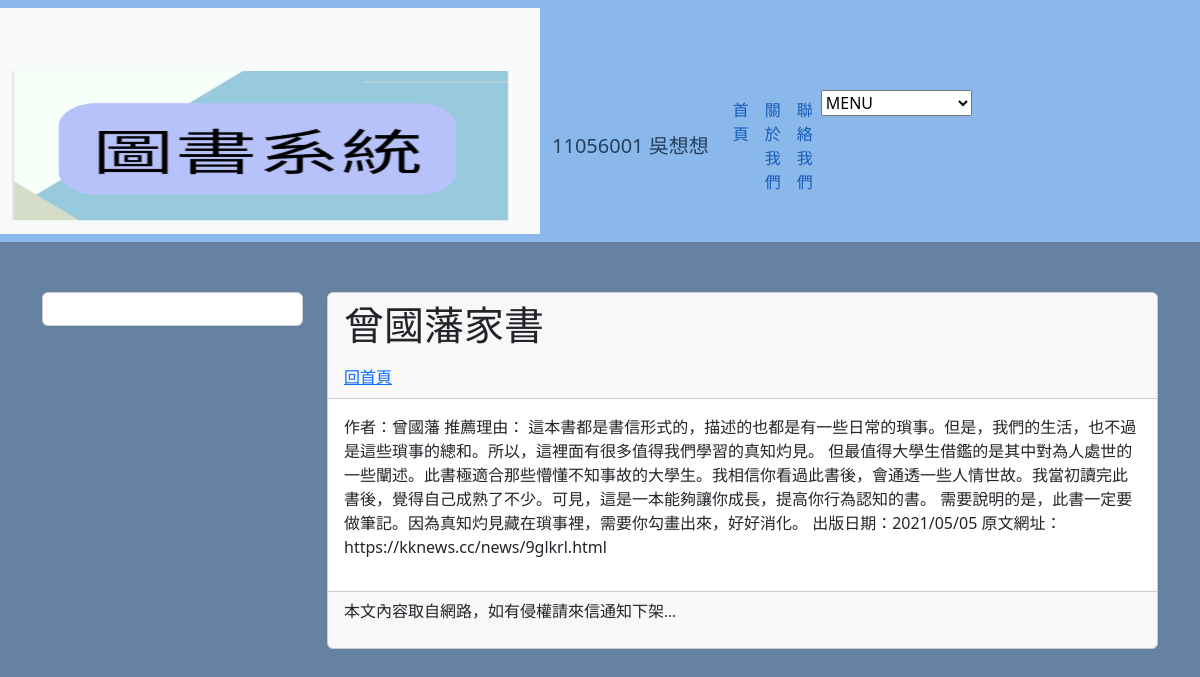
Screenshot of /post/3/ with the database file from the repository.
### book/models.py (models this page shows, shortened)
class Postbb(models.Model):
    title = models.CharField(max_length=200)
    slug = models.SlugField()  # 确保slug字段是SlugField类型
    body = models.TextField()  # 确保body字段是TextField类型
    pub_date = models.DateTimeField(auto_now_add=True)
    class Meta:
        ordering = ('-pub_date', )

### book/views.py (the view)
# urls.py: path('post/<slug:slug>/', showpost, name="showpost")
def showpost(request, slug):
    try:
        postbb = Postbb.objects.get(slug=slug)
        if postbb != None:
            return render(request, 'post.html', locals())
        else:
            return redirect("/")
    except:
        return redirect("/")

### templates/post.html (shortened to what this page needs)
{% extends "base2.html" %}
{% block headmessage %}
<a style='font-family:微軟正黑體;' href='/'>回首頁</a>
{% endblock headmessage %}

### templates/base2.html (shortened to what this page needs)
<!DOCTYPE html>
<html lang="en">
<head>
    <link href="https://cdn.jsdelivr.net/npm/bootstrap@5.3.2/dist/css/bootstrap.min.css" rel="stylesheet">
</head>
<body>
    <nav class="navbar navbar-expand-lg navbar-dark" >
        <nav class="navbar navbar-expand-lg navbar-light bg-light">
            <div class="container">
                <a class="navbar-brand" href="#">
                    <img src="/static/images/abcd.jpg" width="500" height="150" class="d-inline-block align-top" alt="Navbar Logo">
                </a>
            </nav>
        <div class="container">
            <a class="navbar-brand" href="#">11056001 吳想想</a>
            <div class="collapse navbar-collapse" id="navbarNav">
                <ul class="navbar-nav ml-auto">
                    <li class="nav-item">
                        <a class="nav-link" href="/">首頁</a>
                    </li>
                    <li class="nav-item">
                        <a class="nav-link" href="#">關於我們</a>
                    </li>
                    <li class="nav-item">
                        <a class="nav-link" href="#">聯絡我們</a>
                    </li>
                    <div class="nav-item">
                    <li class="nav-item ml-auto">
                        <select id="pages" class="custom-select" onchange="window.location.href=this.value;">
                            <option value="">MENU</option>
                        </select>
                    </li>
                    </div>
                    <div class="container">
                    </div>
                </ul>
            </div>
        </div>
    </nav>
    <div class="container">
        <div class="row">
            <div class="col-sm-12 col-md-3">
                <div class="card">
                    <div class="card-body">
                    </div>
                </div>
            </div>
            <div class="col-sm-12 col-md-9">
                <div class="card">
                    <div class="card-header">
                        <h1>{{ postbb.title }}</h1>
                        {% block headmessage %}
                        {% endblock %}
                    </div>
                    <div class="card-body">
                        {{ postbb.body }}
                    </div>
                    <div class="card-footer">
                        {% include 'footer.html' %}
                    </div>
                </div>
            </div>
        </div>
    </div>
</body>
</html>

### templates/base2.html (style rules this page uses)
body { background-color: rgba(97, 127, 160, 0.973) ; }
.navbar { background-color: rgb(139, 184, 234); }
.navbar-brand { color: #17314ee3; }
.navbar-nav .nav-link { color:rgb(20, 92, 186); }
.container { margin-top: 50px; }
.card { border: 1px solid #ccc; }

### rows the page displays
Postbb: title "曾國藩家書", body "作者：曾國藩 推薦理由： 這本書都是書信形式的，描述的也都是有一些日常的瑣事。但是，我們的生活，也不過是這些瑣事的總和。所以，這裡面有很多值得我們學習的真知灼見。 但最值得大學生借鑑的是其中對為人處世的一些闡述。此書極適合那些懵懂不知事故的大學生。我相信你看過此書後，會通透一些人情世故。我當初讀完此書後，覺得自己成熟了不少。可見，這是一本能夠讓你成長，提高你行為認知的書。 需要說明的是，此書一定要做筆記。因為真知灼見藏在瑣事裡，需要你勾畫出來，好好消化。 出版日期：2021/05/05 原文網址：https://kknews.cc/news/9glkrl.html"
